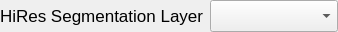
<?xml version="1.0" encoding="UTF-8"?>
<ui version="4.0">
 <class>SegmentationLayerChooserBase</class>
 <widget class="QWidget" name="SegmentationLayerChooserBase">
  <property name="geometry">
   <rect>
    <x>0</x>
    <y>0</y>
    <width>338</width>
    <height>32</height>
   </rect>
  </property>
  <property name="sizePolicy">
   <sizepolicy hsizetype="Expanding" vsizetype="Minimum">
    <horstretch>0</horstretch>
    <verstretch>0</verstretch>
   </sizepolicy>
  </property>
  <property name="windowTitle">
   <string>Segmentation Layer Chooser</string>
  </property>
  <layout class="QVBoxLayout" name="verticalLayout">
   <property name="leftMargin">
    <number>0</number>
   </property>
   <property name="topMargin">
    <number>0</number>
   </property>
   <property name="rightMargin">
    <number>0</number>
   </property>
   <property name="bottomMargin">
    <number>0</number>
   </property>
   <item>
    <layout class="QHBoxLayout" name="segmentationLayout">
     <property name="topMargin">
      <number>0</number>
     </property>
     <item>
      <widget class="QLabel" name="sourceSegmentationLayer">
       <property name="sizePolicy">
        <sizepolicy hsizetype="Minimum" vsizetype="Minimum">
         <horstretch>0</horstretch>
         <verstretch>0</verstretch>
        </sizepolicy>
       </property>
       <property name="minimumSize">
        <size>
         <width>100</width>
         <height>0</height>
        </size>
       </property>
       <property name="maximumSize">
        <size>
         <width>300</width>
         <height>16777215</height>
        </size>
       </property>
       <property name="font">
        <font>
         <pointsize>13</pointsize>
         <weight>50</weight>
         <bold>false</bold>
        </font>
       </property>
       <property name="text">
        <string>HiRes Segmentation Layer</string>
       </property>
       <property name="alignment">
        <set>Qt::AlignLeading|Qt::AlignLeft|Qt::AlignVCenter</set>
       </property>
      </widget>
     </item>
     <item>
      <widget class="QgsMapLayerComboBox" name="segmentationLayerComboBox">
       <property name="sizePolicy">
        <sizepolicy hsizetype="MinimumExpanding" vsizetype="Minimum">
         <horstretch>0</horstretch>
         <verstretch>0</verstretch>
        </sizepolicy>
       </property>
      </widget>
     </item>
    </layout>
   </item>
  </layout>
 </widget>
 <customwidgets>
  <customwidget>
   <class>QgsMapLayerComboBox</class>
   <extends>QComboBox</extends>
   <header>qgsmaplayercombobox.h</header>
  </customwidget>
 </customwidgets>
 <resources/>
 <connections/>
</ui>
